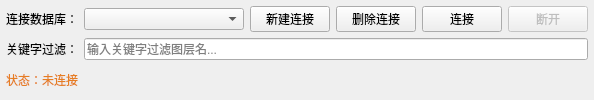
         <widget class="QWidget" name="tab_db">
          <attribute name="title">
           <string>数据库图层导出</string>
          </attribute>
          <layout class="QVBoxLayout" name="verticalLayout_tab2">
           <property name="spacing">
            <number>6</number>
           </property>
           <property name="leftMargin">
            <number>6</number>
           </property>
           <property name="topMargin">
            <number>6</number>
           </property>
           <property name="rightMargin">
            <number>6</number>
           </property>
           <property name="bottomMargin">
            <number>6</number>
           </property>
           <item>
            <layout class="QHBoxLayout" name="horizontalLayout_dbConn">
             <property name="spacing">
              <number>6</number>
             </property>
             <item>
              <widget class="QLabel" name="label_dbConn">
               <property name="text">
                <string>连接数据库：</string>
               </property>
              </widget>
             </item>
             <item>
              <widget class="QComboBox" name="comboBox_connection">
               <property name="minimumSize">
                <size>
                 <width>160</width>
                 <height>0</height>
                </size>
               </property>
              </widget>
             </item>
             <item>
              <widget class="QPushButton" name="Button_NewConnection">
               <property name="text">
                <string>新建连接</string>
               </property>
               <property name="minimumSize">
                <size>
                 <width>75</width>
                 <height>0</height>
                </size>
               </property>
              </widget>
             </item>
             <item>
              <widget class="QPushButton" name="Button_DeleteConnection">
               <property name="text">
                <string>删除连接</string>
               </property>
               <property name="minimumSize">
                <size>
                 <width>75</width>
                 <height>0</height>
                </size>
               </property>
              </widget>
             </item>
             <item>
              <widget class="QPushButton" name="Button_Connect">
               <property name="text">
                <string>连接</string>
               </property>
               <property name="minimumSize">
                <size>
                 <width>55</width>
                 <height>0</height>
                </size>
               </property>
              </widget>
             </item>
             <item>
              <widget class="QPushButton" name="Button_Disconnect">
               <property name="text">
                <string>断开</string>
               </property>
               <property name="enabled">
                <bool>false</bool>
               </property>
               <property name="minimumSize">
                <size>
                 <width>55</width>
                 <height>0</height>
                </size>
               </property>
              </widget>
             </item>
            </layout>
           </item>
           <item>
            <layout class="QHBoxLayout" name="horizontalLayout_dbFilter">
             <property name="spacing">
              <number>6</number>
             </property>
             <item>
              <widget class="QLabel" name="label_dbFilter">
               <property name="text">
                <string>关键字过滤：</string>
               </property>
              </widget>
             </item>
             <item>
              <widget class="QLineEdit" name="lineEdit_dbFilter">
               <property name="placeholderText">
                <string>输入关键字过滤图层名...</string>
               </property>
               <property name="clearButtonEnabled">
                <bool>true</bool>
               </property>
              </widget>
             </item>
            </layout>
           </item>
           <item>
            <widget class="QLabel" name="label_connStatus">
             <property name="text">
              <string>状态：未连接</string>
             </property>
             <property name="styleSheet">
              <string notr="true">color:#e67e22; font-size:9pt;</string>
             </property>
            </widget>
           </item>
          </layout>
         </widget>
